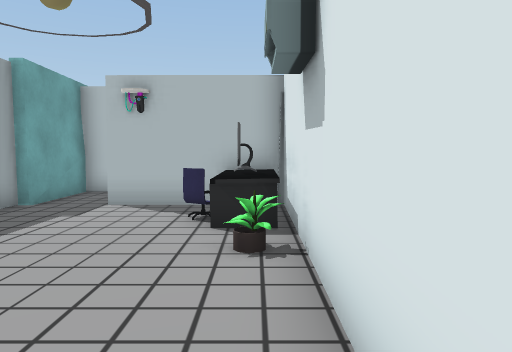
View 1 (above)

23 first-person views from a walk through a 3-D level made in the Unity game engine. The camera is 1.3 m above the floor, tilts 4° down and sees 70° across. The floor is counted in squares, 1 m on a side. Each view is taken from the middle of a square. On the plan, view 1 faces up. The plan holds only what a view shows up to about 15 squares ahead; the rest is blank. The place goes on beyond the plan. Some surface patterns are stand-ins.

View 2
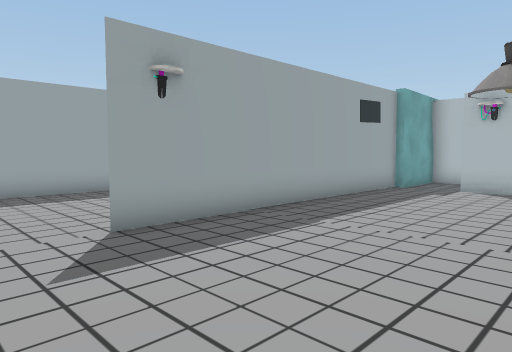

View 3
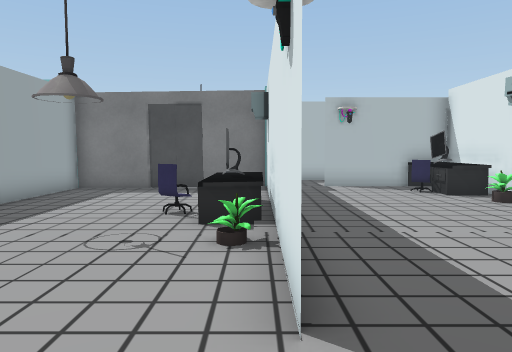

View 4
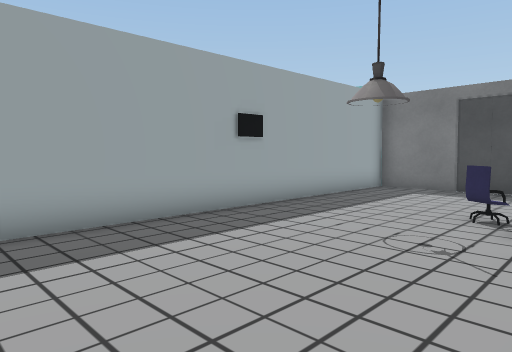

View 5
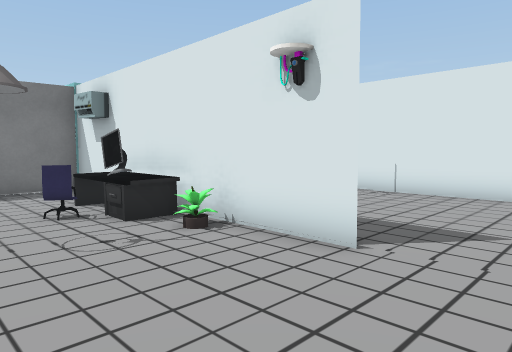

View 6
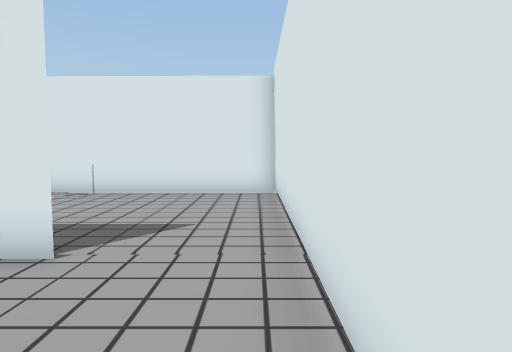

View 7
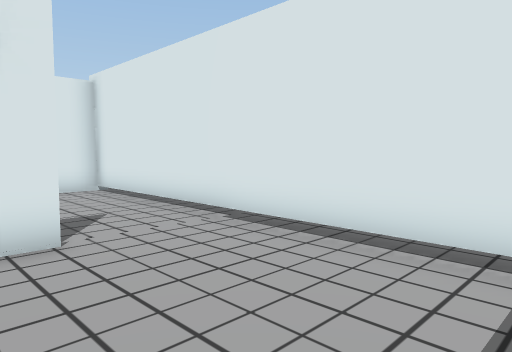

View 8
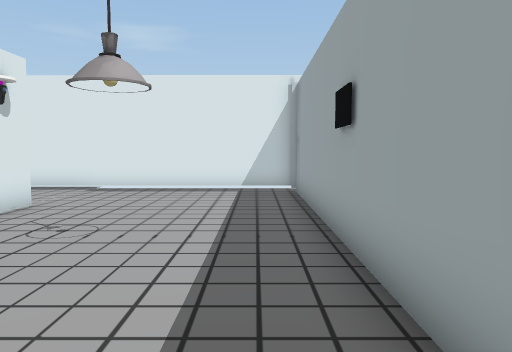

View 9
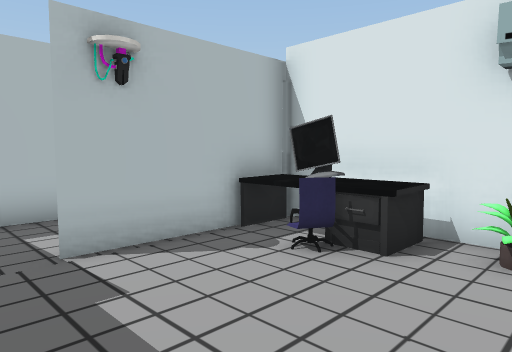

View 10
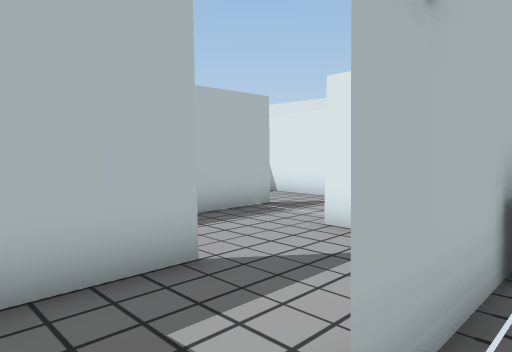

View 11
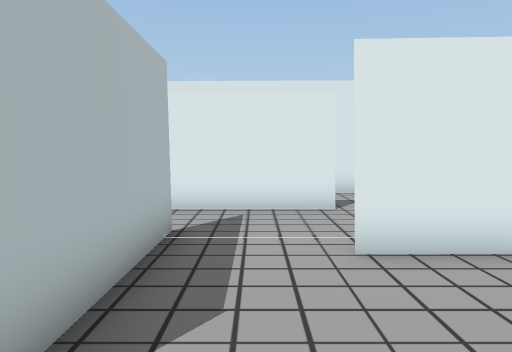

View 12
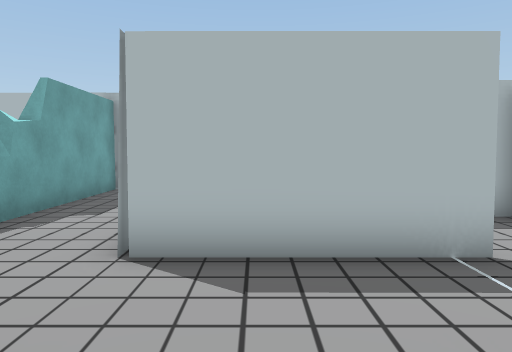

View 13
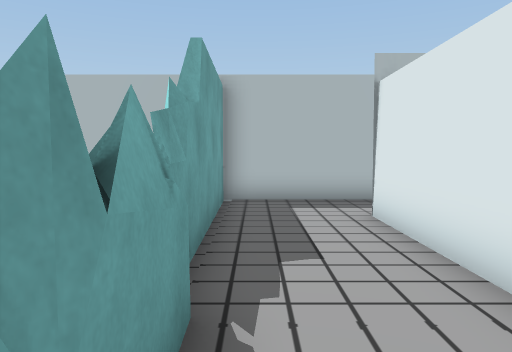

View 14
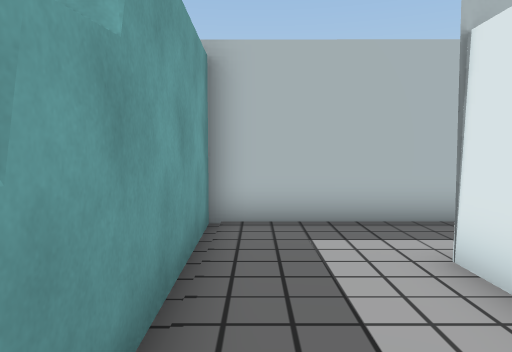

View 15
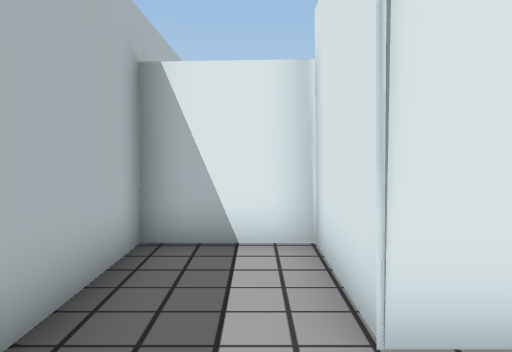

View 16
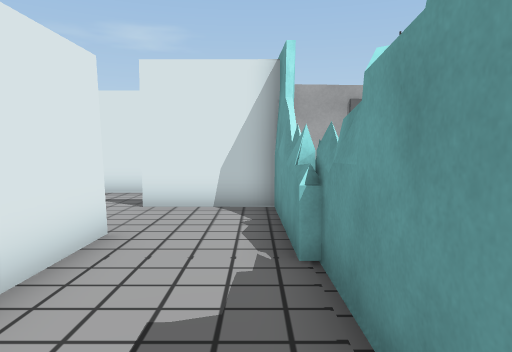

View 17
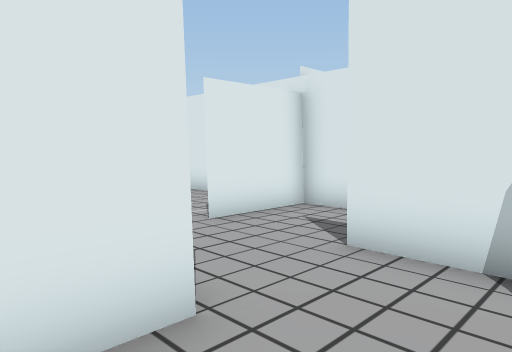

View 18
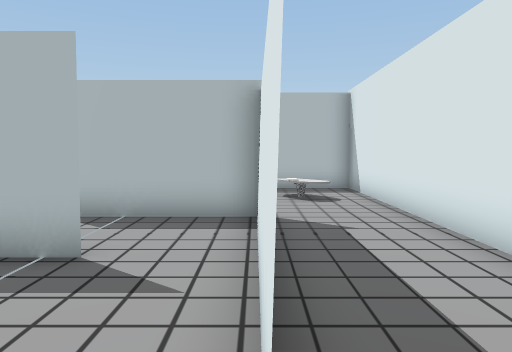

View 19
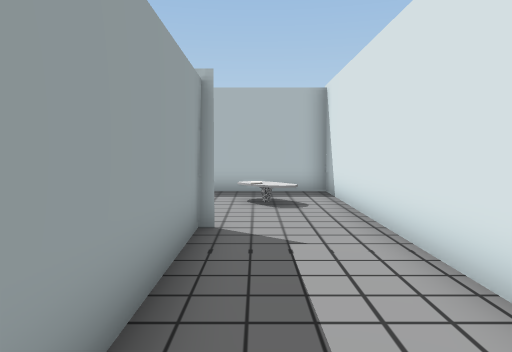

View 20
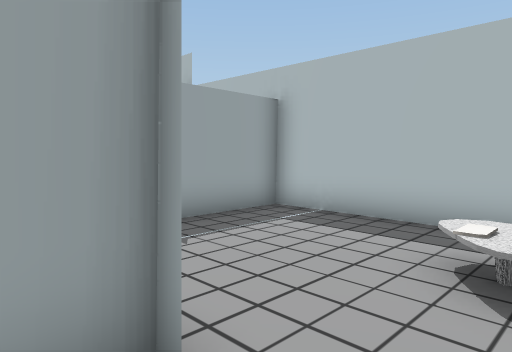

View 21
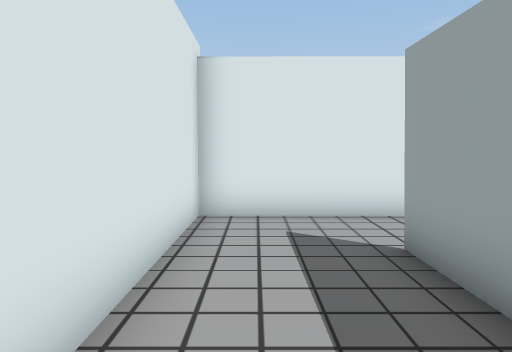

View 22
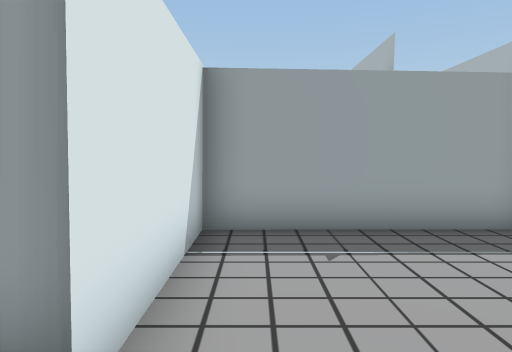

View 23
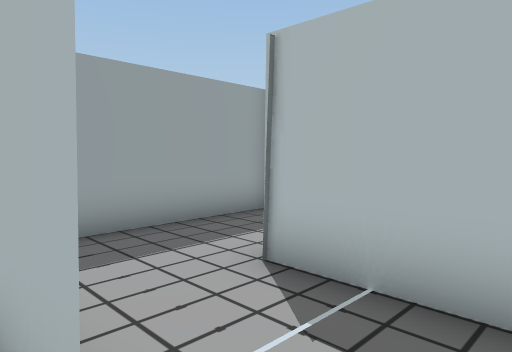

### Floor plan
Ten units are one square. View 1 is at (0, 0); x grows to the right and y downward. Boxes are objects, and circles mark ways between rooms. Rooms are numbered by the first view taken in them; rooms with no view inside come last. Other rooms are left out.
<svg viewBox="-128 -232 205 283">
<path fill="none" stroke="#000" d="M-56 -14 -55 17M-57 -53 -56 -86 -122 -86 -122 -24M-57 17 -57 -15M-123 -14 -123 45 6 46 6 -91M-57 -87 -56 -53M-54 -95 -54 -85M8 -88 -36 -88M-58 -173 -59 -168M-59 -161 -58 -155M-55 -157 -54 -120M-56 -156 -55 -153M-26 -144 -27 -202 1 -202 1 -227M-55 -142 -56 -137M-56 -136 -55 -127M0 -226 -59 -226 -58 -155M-56 -116 -35 -116M-35 -116 -23 -116M-16 -88 7 -88M6 -91 6 -118M19 -144 -26 -144M41 -112 41 -124M30 -88 44 -88M41 -172 41 -112M1 -227 1 -171 43 -171M44 -88 71 -88 72 -226 0 -226M41 -124 41 -144M-27 -200 -26 -143M43 -171 -1 -171M41 -144 41 -171M-54 -120 -54 -95M-23 -116 -55 -116"/>
<rect x="-85" y="-45" width="10" height="10" fill="#bbb"><title>chair</title></rect>
<rect x="-75" y="-35" width="20" height="20" fill="#bbb"><title>other object</title></rect>
<rect x="-75" y="-45" width="20" height="10" fill="#bbb"><title>computer</title></rect>
<rect x="-75" y="-55" width="20" height="10" fill="#bbb"><title>other object</title></rect>
<rect x="-15" y="-75" width="10" height="10" fill="#bbb"><title>chair</title></rect>
<rect x="-5" y="-55" width="10" height="10" fill="#bbb"><title>other object</title></rect>
<rect x="-5" y="-85" width="10" height="20" fill="#bbb"><title>computer</title></rect>
<circle cx="-45" cy="-90" r="3" fill="#2a7"/>
<circle cx="-30" cy="-130" r="3" fill="#2a7"/>
<circle cx="10" cy="-130" r="3" fill="#2a7"/>
<circle cx="-30" cy="-105" r="3" fill="#2a7"/>
<circle cx="40" cy="-105" r="3" fill="#2a7"/>
<circle cx="25" cy="-120" r="3" fill="#2a7"/>
<circle cx="25" cy="-140" r="3" fill="#2a7"/>
<circle cx="5" cy="-155" r="3" fill="#2a7"/>
<text x="-60" y="-20">1</text>
<text x="-40" y="-180">2</text>
<text x="-10" y="-120">3</text>
<text x="30" y="-110">4</text>
<text x="40" y="-180">5</text>
<text x="20" y="-140">6</text>
<text x="-20" y="-170">7</text>
<text x="10" y="-160">8</text>
<text x="-40" y="-110">9</text>
</svg>
Room 1 opens to room 9. Room 2 opens to room 3. Room 3 opens to room 6. Room 3 opens to room 9. Room 4 opens to room 5. Room 4 opens to room 6. Room 6 opens to room 8. Room 7 opens to room 8.

Where each view was taken, in squares from view 1:
view 1: 0 up, 0 right, facing up
view 2: 4 down, 0 right, facing up-left
view 3: 4 down, 6 left, facing up
view 4: 4 down, 6 left, facing up-left
view 5: 4 down, 10 left, facing up-right
view 6: 4 down, 10 left, facing right
view 7: 0 up, 11 left, facing down-right
view 8: 7 up, 11 left, facing down
view 9: 4 up, 5 left, facing up-right
view 10: 8 up, 5 left, facing up-right
view 11: 13 up, 4 left, facing right
view 12: 10 up, 1 left, facing up
view 13: 13 up, 5 left, facing up
view 14: 16 up, 5 left, facing up
view 15: 21 up, 5 left, facing right
view 16: 20 up, 5 left, facing down
view 17: 16 up, 5 left, facing down-right
view 18: 10 up, 4 right, facing up
view 19: 11 up, 5 right, facing up
view 20: 16 up, 6 right, facing up-left
view 21: 16 up, 6 right, facing down
view 22: 18 up, 6 right, facing left
view 23: 14 up, 3 right, facing up-left
